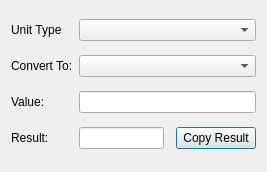
<?xml version="1.0" encoding="UTF-8"?>
<ui version="4.0">
 <class>UnitConverterDialog</class>
 <widget class="QDialog" name="UnitConverterDialog">
  <property name="geometry">
   <rect>
    <x>0</x>
    <y>0</y>
    <width>267</width>
    <height>172</height>
   </rect>
  </property>
  <property name="windowTitle">
   <string>Unit Converter</string>
  </property>
  <layout class="QGridLayout" name="gridLayout">
   <item row="0" column="0">
    <widget class="QLabel" name="unitTypesLabel">
     <property name="text">
      <string>Unit Type</string>
     </property>
    </widget>
   </item>
   <item row="4" column="0">
    <widget class="QLabel" name="valueLabel">
     <property name="text">
      <string>Value:</string>
     </property>
    </widget>
   </item>
   <item row="5" column="0">
    <widget class="QLabel" name="resultLabel">
     <property name="text">
      <string>Result:</string>
     </property>
    </widget>
   </item>
   <item row="5" column="3">
    <widget class="QPushButton" name="copyPushButton">
     <property name="text">
      <string>Copy Result</string>
     </property>
     <property name="autoDefault">
      <bool>true</bool>
     </property>
    </widget>
   </item>
   <item row="3" column="0">
    <widget class="QLabel" name="convertToLabel">
     <property name="text">
      <string>Convert To:</string>
     </property>
     <property name="alignment">
      <set>Qt::AlignLeading|Qt::AlignLeft|Qt::AlignVCenter</set>
     </property>
    </widget>
   </item>
   <item row="5" column="1">
    <widget class="QLineEdit" name="resultLineEdit">
     <property name="readOnly">
      <bool>true</bool>
     </property>
    </widget>
   </item>
   <item row="0" column="1" colspan="3">
    <widget class="QComboBox" name="unitTypesComboBox"/>
   </item>
   <item row="3" column="1" colspan="3">
    <widget class="QComboBox" name="convertToComboBox"/>
   </item>
   <item row="4" column="1" colspan="3">
    <widget class="UtQtUnitValueEdit" name="valueLineEdit"/>
   </item>
  </layout>
 </widget>
 <customwidgets>
  <customwidget>
   <class>UtQtUnitValueEdit</class>
   <extends>QLineEdit</extends>
   <header>UtQtUnitValueEdit.hpp</header>
  </customwidget>
 </customwidgets>
 <tabstops>
  <tabstop>unitTypesComboBox</tabstop>
  <tabstop>convertToComboBox</tabstop>
  <tabstop>valueLineEdit</tabstop>
  <tabstop>resultLineEdit</tabstop>
  <tabstop>copyPushButton</tabstop>
 </tabstops>
 <resources/>
 <connections/>
</ui>
